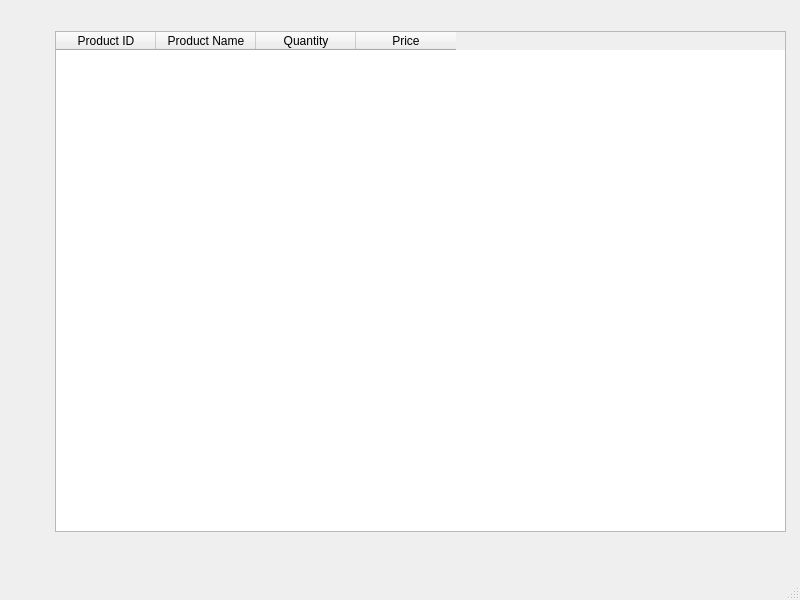
<?xml version="1.0" encoding="UTF-8"?>
<ui version="4.0">
 <class>MainWindow</class>
 <widget class="QMainWindow" name="MainWindow">
  <property name="geometry">
   <rect>
    <x>0</x>
    <y>0</y>
    <width>800</width>
    <height>600</height>
   </rect>
  </property>
  <property name="windowTitle">
   <string>MainWindow</string>
  </property>
  <widget class="QWidget" name="centralwidget">
   <widget class="QTableWidget" name="tableWidget">
    <property name="geometry">
     <rect>
      <x>55</x>
      <y>31</y>
      <width>731</width>
      <height>501</height>
     </rect>
    </property>
    <column>
     <property name="text">
      <string>Product ID</string>
     </property>
    </column>
    <column>
     <property name="text">
      <string>Product Name</string>
     </property>
    </column>
    <column>
     <property name="text">
      <string>Quantity</string>
     </property>
    </column>
    <column>
     <property name="text">
      <string>Price</string>
     </property>
    </column>
   </widget>
  </widget>
  <widget class="QMenuBar" name="menubar">
   <property name="geometry">
    <rect>
     <x>0</x>
     <y>0</y>
     <width>800</width>
     <height>26</height>
    </rect>
   </property>
  </widget>
  <widget class="QStatusBar" name="statusbar"/>
 </widget>
 <resources/>
 <connections/>
</ui>
